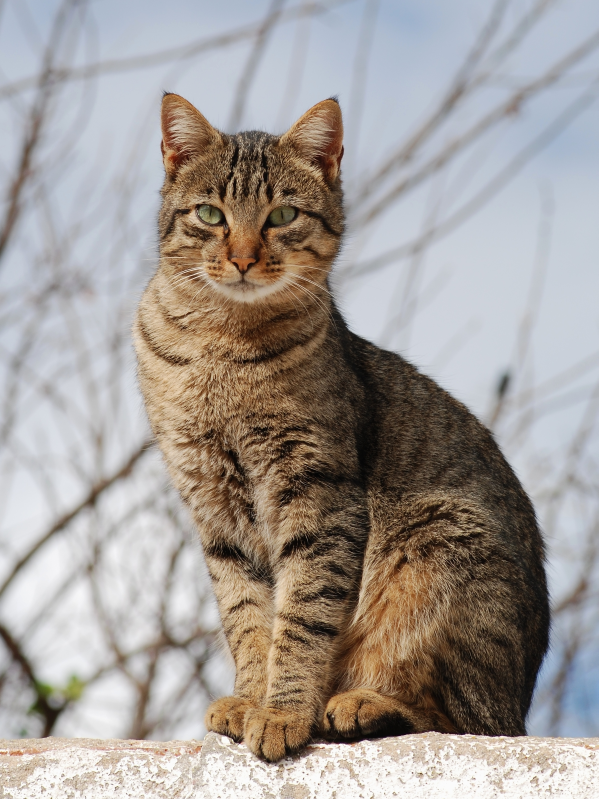
#> input picture imageProcessing/assets/cat.jpg, 1795 x 2397 px, found by its file name (shown at 1/3 size)
$ jupyter execute image.ipynb   (older library calls are emulated)
#> lines starting #> are read from the running program, lines starting #| are printed output that depends on the picture
[cell 1]
from PIL import Image

[cell 2]
img1 = Image.open("D:\photos for google\cat.jpg")
#> img1 is the input picture: PIL image 1795x2397 RGB; mean R, G, B 161.8, 154.8, 150
img1.show()

[cell 3]
img2 = Image.open("D:\photos for google\dog.jpg")
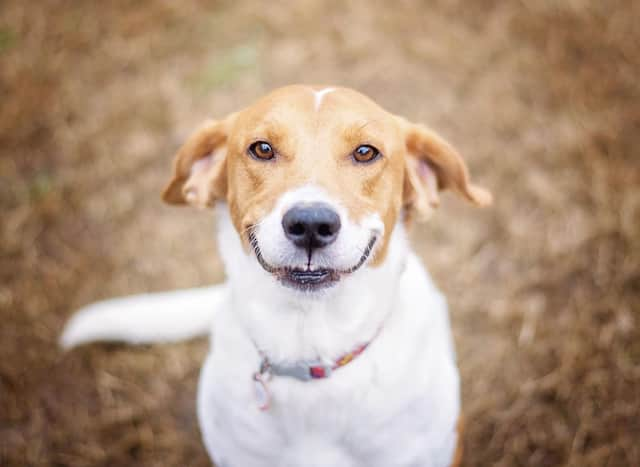
#> input picture imageProcessing/assets/dog.jpg, 640 x 467 px, found by its file name
#> img2 is the input picture: PIL image 640x467 RGB; mean R, G, B 175.3, 149.8, 128.6
img2.show()

[cell 4]
resize =(400,400)
img1 =img1.resize(resize, Image.ANTIALIAS)
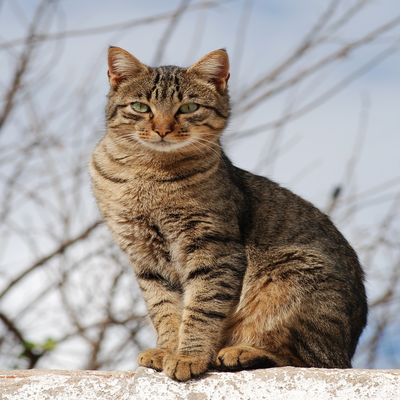
#> img1: PIL image 400x400 RGB; mean R, G, B 161.8, 154.8, 150
img2 =img2.resize(resize, Image.ANTIALIAS)
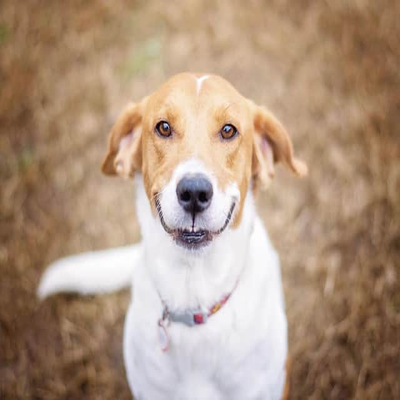
#> img2: PIL image 400x400 RGB; mean R, G, B 175.3, 149.8, 128.7

[cell 5]
from numpy import *

[cell 6]
im1arr =asarray(img1)
im2arr =asarray(img2)
addition = im1arr + im2arr
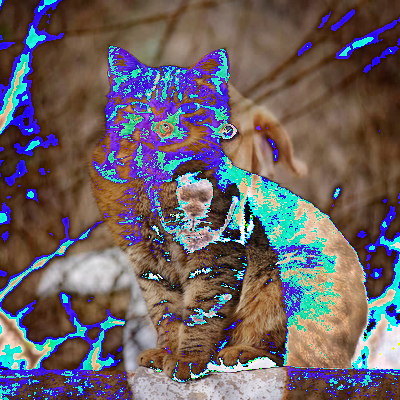
#> addition: shape (400, 400, 3); mean R, G, B 107.1, 97.2, 101.3
resultImage = Image.fromarray(addition)
resultImage.show()

[cell 7]
im1arr = asarray(img1)
addition =im1arr +100
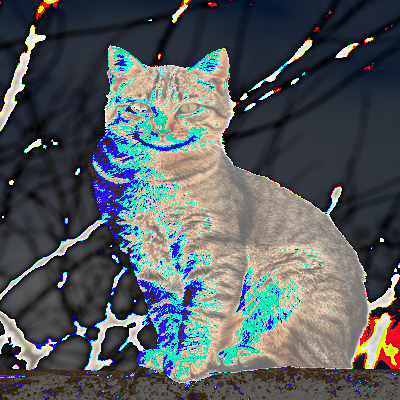
#> addition: shape (400, 400, 3); mean R, G, B 85.6, 92.9, 95.5
resultImage = Image.fromarray(addition)
resultImage.show()

[cell 8]
im1arr = asarray(img1)
addition = 254 -im1arr
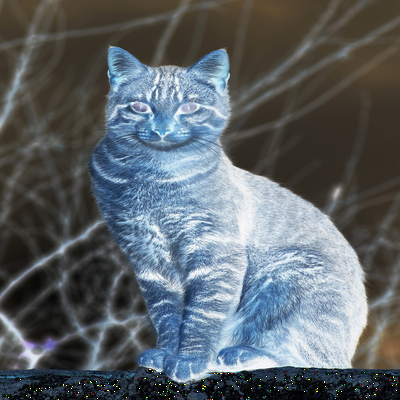
#> addition: shape (400, 400, 3); mean R, G, B 92.5, 99.4, 104.1
resultImage = Image.fromarray(addition)
resultImage.show()
